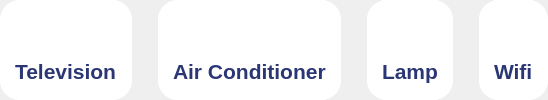
         <widget class="QFrame" name="frame_device">
          <property name="maximumSize">
           <size>
            <width>16777215</width>
            <height>106</height>
           </size>
          </property>
          <property name="frameShape">
           <enum>QFrame::NoFrame</enum>
          </property>
          <property name="frameShadow">
           <enum>QFrame::Raised</enum>
          </property>
          <property name="lineWidth">
           <number>0</number>
          </property>
          <layout class="QHBoxLayout" name="horizontalLayout_4">
           <property name="spacing">
            <number>26</number>
           </property>
           <property name="leftMargin">
            <number>0</number>
           </property>
           <property name="topMargin">
            <number>0</number>
           </property>
           <property name="rightMargin">
            <number>0</number>
           </property>
           <property name="bottomMargin">
            <number>0</number>
           </property>
           <item>
            <widget class="QFrame" name="frame_television">
             <property name="cursor">
              <cursorShape>PointingHandCursor</cursorShape>
             </property>
             <property name="styleSheet">
              <string notr="true">QFrame{
	border-radius: 20px;
	background-color:rgb(255, 255, 255);
}</string>
             </property>
             <property name="frameShape">
              <enum>QFrame::NoFrame</enum>
             </property>
             <property name="frameShadow">
              <enum>QFrame::Raised</enum>
             </property>
             <property name="lineWidth">
              <number>0</number>
             </property>
             <layout class="QVBoxLayout" name="verticalLayout_14">
              <property name="spacing">
               <number>0</number>
              </property>
              <property name="leftMargin">
               <number>0</number>
              </property>
              <property name="topMargin">
               <number>0</number>
              </property>
              <property name="rightMargin">
               <number>0</number>
              </property>
              <property name="bottomMargin">
               <number>0</number>
              </property>
              <item>
               <widget class="QFrame" name="fr_tv_top">
                <property name="frameShape">
                 <enum>QFrame::NoFrame</enum>
                </property>
                <property name="frameShadow">
                 <enum>QFrame::Raised</enum>
                </property>
                <property name="lineWidth">
                 <number>0</number>
                </property>
                <layout class="QHBoxLayout" name="horizontalLayout_9">
                 <property name="spacing">
                  <number>0</number>
                 </property>
                 <property name="leftMargin">
                  <number>15</number>
                 </property>
                 <property name="topMargin">
                  <number>0</number>
                 </property>
                 <property name="rightMargin">
                  <number>15</number>
                 </property>
                 <property name="bottomMargin">
                  <number>1</number>
                 </property>
                 <item>
                  <widget class="QFrame" name="fr_tv_ic">
                   <property name="frameShape">
                    <enum>QFrame::NoFrame</enum>
                   </property>
                   <property name="frameShadow">
                    <enum>QFrame::Raised</enum>
                   </property>
                   <property name="lineWidth">
                    <number>0</number>
                   </property>
                   <layout class="QVBoxLayout" name="verticalLayout_18">
                    <property name="spacing">
                     <number>0</number>
                    </property>
                    <property name="leftMargin">
                     <number>0</number>
                    </property>
                    <property name="topMargin">
                     <number>10</number>
                    </property>
                    <property name="rightMargin">
                     <number>0</number>
                    </property>
                    <property name="bottomMargin">
                     <number>0</number>
                    </property>
                    <item>
                     <widget class="QPushButton" name="pushButton">
                      <property name="maximumSize">
                       <size>
                        <width>42</width>
                        <height>42</height>
                       </size>
                      </property>
                      <property name="styleSheet">
                       <string notr="true">QPushButton{
	border: 0px solid;
	border-radius: 20px;
	background-color:
	qlineargradient(spread:
	pad, x1:0, y1:0, x2:1, y2:1,
	stop: 0 rgb(149, 148, 255),
	stop: 1 rgb(78, 43, 255));
}</string>
                      </property>
                      <property name="text">
                       <string/>
                      </property>
                      <property name="icon">
                       <iconset>
                        <normaloff>icon/television_white.png</normaloff>icon/television_white.png</iconset>
                      </property>
                      <property name="iconSize">
                       <size>
                        <width>20</width>
                        <height>20</height>
                       </size>
                      </property>
                     </widget>
                    </item>
                   </layout>
                  </widget>
                 </item>
                 <item>
                  <widget class="QFrame" name="fr_tv_button">
                   <property name="layoutDirection">
                    <enum>Qt::RightToLeft</enum>
                   </property>
                   <property name="frameShape">
                    <enum>QFrame::NoFrame</enum>
                   </property>
                   <property name="frameShadow">
                    <enum>QFrame::Raised</enum>
                   </property>
                   <property name="lineWidth">
                    <number>0</number>
                   </property>
                   <layout class="QHBoxLayout" name="horizontalLayout_13">
                    <property name="spacing">
                     <number>0</number>
                    </property>
                    <property name="leftMargin">
                     <number>0</number>
                    </property>
                    <property name="topMargin">
                     <number>0</number>
                    </property>
                    <property name="rightMargin">
                     <number>0</number>
                    </property>
                    <property name="bottomMargin">
                     <number>0</number>
                    </property>
                   </layout>
                  </widget>
                 </item>
                </layout>
               </widget>
              </item>
              <item>
               <widget class="QFrame" name="fr_tv_bottom">
                <property name="frameShape">
                 <enum>QFrame::NoFrame</enum>
                </property>
                <property name="frameShadow">
                 <enum>QFrame::Raised</enum>
                </property>
                <property name="lineWidth">
                 <number>0</number>
                </property>
                <layout class="QHBoxLayout" name="horizontalLayout_5">
                 <property name="spacing">
                  <number>0</number>
                 </property>
                 <property name="leftMargin">
                  <number>15</number>
                 </property>
                 <property name="topMargin">
                  <number>0</number>
                 </property>
                 <property name="rightMargin">
                  <number>15</number>
                 </property>
                 <property name="bottomMargin">
                  <number>16</number>
                 </property>
                 <item>
                  <widget class="QLabel" name="lb_tv">
                   <property name="font">
                    <font>
                     <family>Segoe UI</family>
                     <pointsize>16</pointsize>
                     <weight>75</weight>
                     <bold>true</bold>
                    </font>
                   </property>
                   <property name="styleSheet">
                    <string notr="true">color: rgb(43, 54, 116)</string>
                   </property>
                   <property name="lineWidth">
                    <number>0</number>
                   </property>
                   <property name="text">
                    <string>Television</string>
                   </property>
                   <property name="alignment">
                    <set>Qt::AlignBottom|Qt::AlignLeading|Qt::AlignLeft</set>
                   </property>
                  </widget>
                 </item>
                </layout>
               </widget>
              </item>
             </layout>
            </widget>
           </item>
           <item>
            <widget class="QFrame" name="frame_ac">
             <property name="cursor">
              <cursorShape>PointingHandCursor</cursorShape>
             </property>
             <property name="styleSheet">
              <string notr="true">border-radius: 20px;
background-color:rgb(255, 255, 255)</string>
             </property>
             <property name="frameShape">
              <enum>QFrame::NoFrame</enum>
             </property>
             <property name="frameShadow">
              <enum>QFrame::Raised</enum>
             </property>
             <property name="lineWidth">
              <number>0</number>
             </property>
             <layout class="QVBoxLayout" name="verticalLayout_15">
              <property name="spacing">
               <number>0</number>
              </property>
              <property name="leftMargin">
               <number>0</number>
              </property>
              <property name="topMargin">
               <number>0</number>
              </property>
              <property name="rightMargin">
               <number>0</number>
              </property>
              <property name="bottomMargin">
               <number>0</number>
              </property>
              <item>
               <widget class="QFrame" name="fr_ac_top">
                <property name="frameShape">
                 <enum>QFrame::NoFrame</enum>
                </property>
                <property name="frameShadow">
                 <enum>QFrame::Raised</enum>
                </property>
                <property name="lineWidth">
                 <number>0</number>
                </property>
                <layout class="QHBoxLayout" name="horizontalLayout_10">
                 <property name="spacing">
                  <number>0</number>
                 </property>
                 <property name="leftMargin">
                  <number>15</number>
                 </property>
                 <property name="topMargin">
                  <number>0</number>
                 </property>
                 <property name="rightMargin">
                  <number>15</number>
                 </property>
                 <property name="bottomMargin">
                  <number>1</number>
                 </property>
                 <item>
                  <widget class="QFrame" name="fr_ac_ic">
                   <property name="frameShape">
                    <enum>QFrame::NoFrame</enum>
                   </property>
                   <property name="frameShadow">
                    <enum>QFrame::Raised</enum>
                   </property>
                   <property name="lineWidth">
                    <number>0</number>
                   </property>
                   <layout class="QVBoxLayout" name="verticalLayout_19">
                    <property name="spacing">
                     <number>0</number>
                    </property>
                    <property name="leftMargin">
                     <number>0</number>
                    </property>
                    <property name="topMargin">
                     <number>10</number>
                    </property>
                    <property name="rightMargin">
                     <number>0</number>
                    </property>
                    <property name="bottomMargin">
                     <number>0</number>
                    </property>
                    <item>
                     <widget class="QPushButton" name="pushButton_2">
                      <property name="maximumSize">
                       <size>
                        <width>42</width>
                        <height>42</height>
                       </size>
                      </property>
                      <property name="styleSheet">
                       <string notr="true">QPushButton{
	border: 0px solid;
	border-radius: 20px;
	background-color:
	qlineargradient(spread:
	pad, x1:0, y1:0, x2:1, y2:1,
	stop: 0 rgb(149, 148, 255),
	stop: 1 rgb(78, 43, 255));
}</string>
                      </property>
                      <property name="text">
                       <string/>
                      </property>
                      <property name="icon">
                       <iconset>
                        <normaloff>icon/ac_white.png</normaloff>icon/ac_white.png</iconset>
                      </property>
                      <property name="iconSize">
                       <size>
                        <width>20</width>
                        <height>20</height>
                       </size>
                      </property>
                     </widget>
                    </item>
                   </layout>
                  </widget>
                 </item>
                 <item>
                  <widget class="QFrame" name="fr_ac_button">
                   <property name="frameShape">
                    <enum>QFrame::NoFrame</enum>
                   </property>
                   <property name="frameShadow">
                    <enum>QFrame::Raised</enum>
                   </property>
                   <property name="lineWidth">
                    <number>0</number>
                   </property>
                  </widget>
                 </item>
                </layout>
               </widget>
              </item>
              <item>
               <widget class="QFrame" name="fr_ac_bottom">
                <property name="frameShape">
                 <enum>QFrame::NoFrame</enum>
                </property>
                <property name="frameShadow">
                 <enum>QFrame::Raised</enum>
                </property>
                <property name="lineWidth">
                 <number>0</number>
                </property>
                <layout class="QHBoxLayout" name="horizontalLayout_6">
                 <property name="spacing">
                  <number>0</number>
                 </property>
                 <property name="leftMargin">
                  <number>15</number>
                 </property>
                 <property name="topMargin">
                  <number>0</number>
                 </property>
                 <property name="rightMargin">
                  <number>15</number>
                 </property>
                 <property name="bottomMargin">
                  <number>16</number>
                 </property>
                 <item>
                  <widget class="QLabel" name="lb_ac">
                   <property name="font">
                    <font>
                     <family>Segoe UI</family>
                     <pointsize>16</pointsize>
                     <weight>75</weight>
                     <bold>true</bold>
                    </font>
                   </property>
                   <property name="styleSheet">
                    <string notr="true">color: rgb(43, 54, 116)</string>
                   </property>
                   <property name="lineWidth">
                    <number>0</number>
                   </property>
                   <property name="text">
                    <string>Air Conditioner</string>
                   </property>
                   <property name="alignment">
                    <set>Qt::AlignBottom|Qt::AlignLeading|Qt::AlignLeft</set>
                   </property>
                  </widget>
                 </item>
                </layout>
               </widget>
              </item>
             </layout>
            </widget>
           </item>
           <item>
            <widget class="QFrame" name="frame_lamp">
             <property name="cursor">
              <cursorShape>PointingHandCursor</cursorShape>
             </property>
             <property name="styleSheet">
              <string notr="true">border-radius: 20px;
background-color:rgb(255, 255, 255)</string>
             </property>
             <property name="frameShape">
              <enum>QFrame::NoFrame</enum>
             </property>
             <property name="frameShadow">
              <enum>QFrame::Raised</enum>
             </property>
             <property name="lineWidth">
              <number>0</number>
             </property>
             <layout class="QVBoxLayout" name="verticalLayout_17">
              <property name="spacing">
               <number>0</number>
              </property>
              <property name="leftMargin">
               <number>0</number>
              </property>
              <property name="topMargin">
               <number>0</number>
              </property>
              <property name="rightMargin">
               <number>0</number>
              </property>
              <property name="bottomMargin">
               <number>0</number>
              </property>
              <item>
               <widget class="QFrame" name="fr_lamp_top">
                <property name="frameShape">
                 <enum>QFrame::NoFrame</enum>
                </property>
                <property name="frameShadow">
                 <enum>QFrame::Raised</enum>
                </property>
                <property name="lineWidth">
                 <number>0</number>
                </property>
                <layout class="QHBoxLayout" name="horizontalLayout_11">
                 <property name="spacing">
                  <number>0</number>
                 </property>
                 <property name="leftMargin">
                  <number>15</number>
                 </property>
                 <property name="topMargin">
                  <number>0</number>
                 </property>
                 <property name="rightMargin">
                  <number>15</number>
                 </property>
                 <property name="bottomMargin">
                  <number>1</number>
                 </property>
                 <item>
                  <widget class="QFrame" name="fr_lamp_ic">
                   <property name="frameShape">
                    <enum>QFrame::NoFrame</enum>
                   </property>
                   <property name="frameShadow">
                    <enum>QFrame::Raised</enum>
                   </property>
                   <property name="lineWidth">
                    <number>0</number>
                   </property>
                   <layout class="QVBoxLayout" name="verticalLayout_20">
                    <property name="spacing">
                     <number>0</number>
                    </property>
                    <property name="leftMargin">
                     <number>0</number>
                    </property>
                    <property name="topMargin">
                     <number>10</number>
                    </property>
                    <property name="rightMargin">
                     <number>0</number>
                    </property>
                    <property name="bottomMargin">
                     <number>0</number>
                    </property>
                    <item>
                     <widget class="QPushButton" name="pushButton_3">
                      <property name="maximumSize">
                       <size>
                        <width>42</width>
                        <height>42</height>
                       </size>
                      </property>
                      <property name="styleSheet">
                       <string notr="true">QPushButton{
	border: 0px solid;
	border-radius: 20px;
	background-color:
	qlineargradient(spread:
	pad, x1:0, y1:0, x2:1, y2:1,
	stop: 0 rgb(149, 148, 255),
	stop: 1 rgb(78, 43, 255));
}</string>
                      </property>
                      <property name="text">
                       <string/>
                      </property>
                      <property name="icon">
                       <iconset>
                        <normaloff>icon/lamp_white.png</normaloff>icon/lamp_white.png</iconset>
                      </property>
                      <property name="iconSize">
                       <size>
                        <width>25</width>
                        <height>25</height>
                       </size>
                      </property>
                     </widget>
                    </item>
                   </layout>
                  </widget>
                 </item>
                 <item>
                  <widget class="QFrame" name="fr_lamp_button">
                   <property name="frameShape">
                    <enum>QFrame::NoFrame</enum>
                   </property>
                   <property name="frameShadow">
                    <enum>QFrame::Raised</enum>
                   </property>
                   <property name="lineWidth">
                    <number>0</number>
                   </property>
                  </widget>
                 </item>
                </layout>
               </widget>
              </item>
              <item>
               <widget class="QFrame" name="fr_lamp_bottom">
                <property name="frameShape">
                 <enum>QFrame::NoFrame</enum>
                </property>
                <property name="frameShadow">
                 <enum>QFrame::Raised</enum>
                </property>
                <property name="lineWidth">
                 <number>0</number>
                </property>
                <layout class="QHBoxLayout" name="horizontalLayout_7">
                 <property name="spacing">
                  <number>0</number>
                 </property>
                 <property name="leftMargin">
                  <number>15</number>
                 </property>
                 <property name="topMargin">
                  <number>0</number>
                 </property>
                 <property name="rightMargin">
                  <number>15</number>
                 </property>
                 <property name="bottomMargin">
                  <number>16</number>
                 </property>
                 <item>
                  <widget class="QLabel" name="lb_lamp">
                   <property name="font">
                    <font>
                     <family>Segoe UI</family>
                     <pointsize>16</pointsize>
                     <weight>75</weight>
                     <bold>true</bold>
                    </font>
                   </property>
                   <property name="styleSheet">
                    <string notr="true">color: rgb(43, 54, 116)</string>
                   </property>
                   <property name="lineWidth">
                    <number>0</number>
                   </property>
                   <property name="text">
                    <string>Lamp</string>
                   </property>
                   <property name="alignment">
                    <set>Qt::AlignBottom|Qt::AlignLeading|Qt::AlignLeft</set>
                   </property>
                  </widget>
                 </item>
                </layout>
               </widget>
              </item>
             </layout>
            </widget>
           </item>
           <item>
            <widget class="QFrame" name="frame_wifi">
             <property name="cursor">
              <cursorShape>PointingHandCursor</cursorShape>
             </property>
             <property name="styleSheet">
              <string notr="true">border-radius: 20px;
background-color:rgb(255, 255, 255)</string>
             </property>
             <property name="frameShape">
              <enum>QFrame::NoFrame</enum>
             </property>
             <property name="frameShadow">
              <enum>QFrame::Raised</enum>
             </property>
             <property name="lineWidth">
              <number>0</number>
             </property>
             <layout class="QVBoxLayout" name="verticalLayout_16">
              <property name="spacing">
               <number>0</number>
              </property>
              <property name="leftMargin">
               <number>0</number>
              </property>
              <property name="topMargin">
               <number>0</number>
              </property>
              <property name="rightMargin">
               <number>0</number>
              </property>
              <property name="bottomMargin">
               <number>0</number>
              </property>
              <item>
               <widget class="QFrame" name="fr_wifi_top">
                <property name="frameShape">
                 <enum>QFrame::NoFrame</enum>
                </property>
                <property name="frameShadow">
                 <enum>QFrame::Raised</enum>
                </property>
                <property name="lineWidth">
                 <number>0</number>
                </property>
                <layout class="QHBoxLayout" name="horizontalLayout_12">
                 <property name="spacing">
                  <number>0</number>
                 </property>
                 <property name="leftMargin">
                  <number>15</number>
                 </property>
                 <property name="topMargin">
                  <number>0</number>
                 </property>
                 <property name="rightMargin">
                  <number>15</number>
                 </property>
                 <property name="bottomMargin">
                  <number>1</number>
                 </property>
                 <item>
                  <widget class="QFrame" name="fr_wifi_ic">
                   <property name="frameShape">
                    <enum>QFrame::NoFrame</enum>
                   </property>
                   <property name="frameShadow">
                    <enum>QFrame::Raised</enum>
                   </property>
                   <property name="lineWidth">
                    <number>0</number>
                   </property>
                   <layout class="QVBoxLayout" name="verticalLayout_21">
                    <property name="spacing">
                     <number>0</number>
                    </property>
                    <property name="leftMargin">
                     <number>0</number>
                    </property>
                    <property name="topMargin">
                     <number>10</number>
                    </property>
                    <property name="rightMargin">
                     <number>0</number>
                    </property>
                    <property name="bottomMargin">
                     <number>0</number>
                    </property>
                    <item>
                     <widget class="QPushButton" name="pushButton_4">
                      <property name="maximumSize">
                       <size>
                        <width>42</width>
                        <height>42</height>
                       </size>
                      </property>
                      <property name="styleSheet">
                       <string notr="true">QPushButton{
	border: 0px solid;
	border-radius: 20px;
	background-color:
	qlineargradient(spread:
	pad, x1:0, y1:0, x2:1, y2:1,
	stop: 0 rgb(149, 148, 255),
	stop: 1 rgb(78, 43, 255));
}</string>
                      </property>
                      <property name="text">
                       <string/>
                      </property>
                      <property name="icon">
                       <iconset>
                        <normaloff>icon/wifi_white.png</normaloff>icon/wifi_white.png</iconset>
                      </property>
                      <property name="iconSize">
                       <size>
                        <width>20</width>
                        <height>20</height>
                       </size>
                      </property>
                     </widget>
                    </item>
                   </layout>
                  </widget>
                 </item>
                 <item>
                  <widget class="QFrame" name="fr_wifi_button">
                   <property name="frameShape">
                    <enum>QFrame::NoFrame</enum>
                   </property>
                   <property name="frameShadow">
                    <enum>QFrame::Raised</enum>
                   </property>
                   <property name="lineWidth">
                    <number>0</number>
                   </property>
                  </widget>
                 </item>
                </layout>
               </widget>
              </item>
              <item>
               <widget class="QFrame" name="fr_wifi_bottom">
                <property name="frameShape">
                 <enum>QFrame::NoFrame</enum>
                </property>
                <property name="frameShadow">
                 <enum>QFrame::Raised</enum>
                </property>
                <property name="lineWidth">
                 <number>0</number>
                </property>
                <layout class="QHBoxLayout" name="horizontalLayout_8">
                 <property name="spacing">
                  <number>0</number>
                 </property>
                 <property name="leftMargin">
                  <number>15</number>
                 </property>
                 <property name="topMargin">
                  <number>0</number>
                 </property>
                 <property name="rightMargin">
                  <number>15</number>
                 </property>
                 <property name="bottomMargin">
                  <number>16</number>
                 </property>
                 <item>
                  <widget class="QLabel" name="lb_wifi">
                   <property name="font">
                    <font>
                     <family>Segoe UI</family>
                     <pointsize>16</pointsize>
                     <weight>75</weight>
                     <bold>true</bold>
                    </font>
                   </property>
                   <property name="styleSheet">
                    <string notr="true">color: rgb(43, 54, 116)</string>
                   </property>
                   <property name="lineWidth">
                    <number>0</number>
                   </property>
                   <property name="text">
                    <string>Wifi</string>
                   </property>
                   <property name="alignment">
                    <set>Qt::AlignBottom|Qt::AlignLeading|Qt::AlignLeft</set>
                   </property>
                  </widget>
                 </item>
                </layout>
               </widget>
              </item>
             </layout>
            </widget>
           </item>
          </layout>
         </widget>
